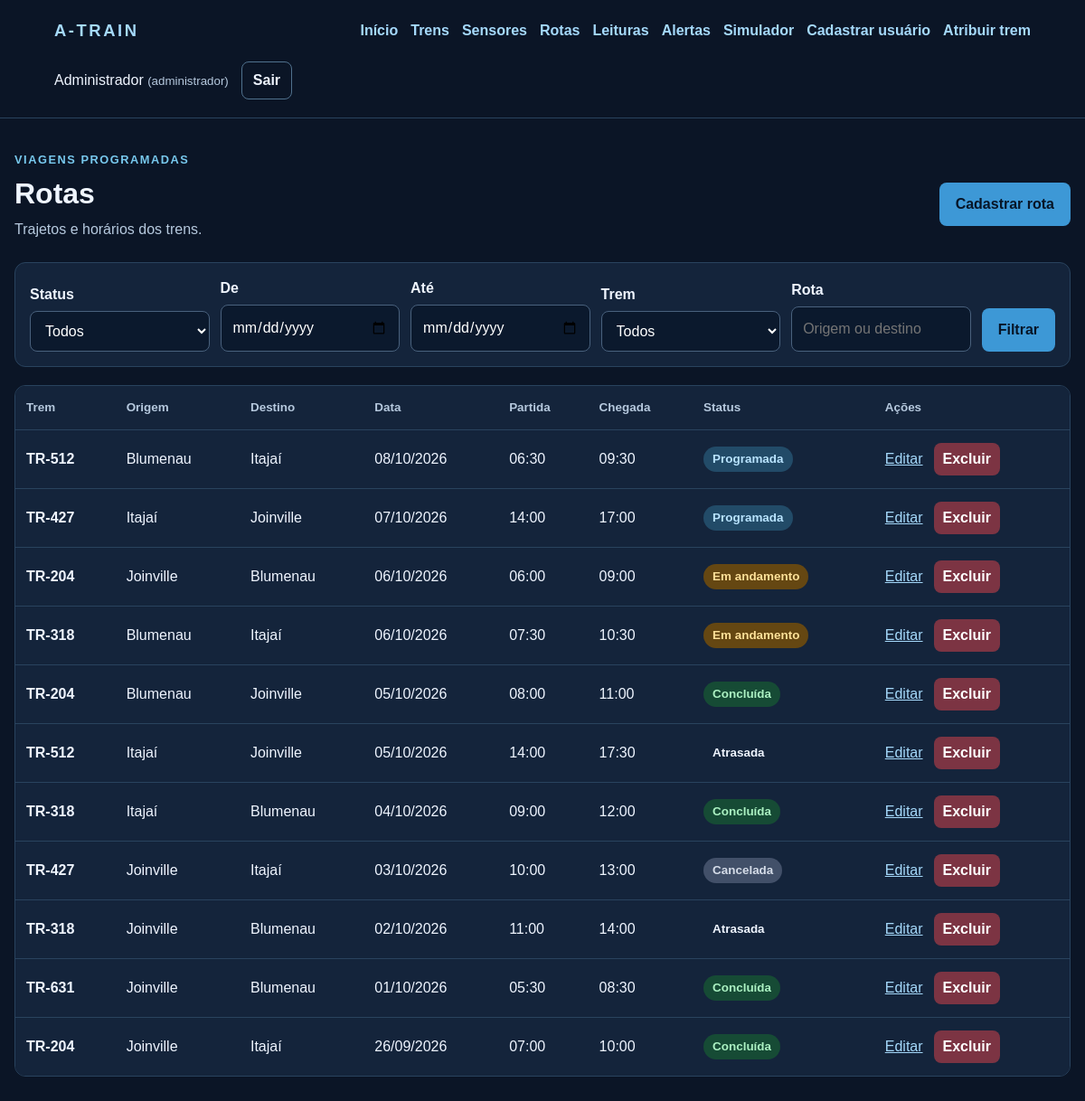
Screenshot of /rotas.php (signed in) with the database file from the repository.
### tables this page shows
CREATE TABLE rotas (
    id_rota INT UNSIGNED NOT NULL AUTO_INCREMENT PRIMARY KEY,
    id_trem INT UNSIGNED NOT NULL,
    origem VARCHAR(80) NOT NULL,
    destino VARCHAR(80) NOT NULL,
    data_viagem DATE NOT NULL,
    hora_partida TIME NOT NULL,
    hora_chegada TIME NULL,
    status ENUM('programada', 'em_andamento', 'concluida', 'cancelada', 'atrasada') NOT NULL DEFAULT 'programada',
    INDEX idx_rotas_data (data_viagem),
    INDEX idx_rotas_trem_data (id_trem, data_viagem),
    CONSTRAINT fk_rotas_trens FOREIGN KEY (id_trem) REFERENCES trens (id_trem) ON DELETE RESTRICT,
    CONSTRAINT chk_rotas_horas CHECK (hora_chegada IS NULL OR hora_chegada > hora_partida)
);

CREATE TABLE trens (
    id_trem INT UNSIGNED NOT NULL AUTO_INCREMENT PRIMARY KEY,
    prefixo VARCHAR(6) NOT NULL UNIQUE,
    modelo VARCHAR(120) NOT NULL,
    ano SMALLINT UNSIGNED NOT NULL,
    status ENUM('normal', 'atencao', 'critico') NOT NULL DEFAULT 'normal',
    capacidade_toneladas DECIMAL(8,2) NOT NULL,
    ultima_inspecao DATE NULL,
    CONSTRAINT chk_trens_ano CHECK (ano BETWEEN 1900 AND 2100),
    CONSTRAINT chk_trens_capacidade CHECK (capacidade_toneladas > 0)
);

### includes/permissao.php (called while the page is built, shortened)
<?php
function temPapel(array $papeisPermitidos): bool
{
    return in_array($_SESSION['papel'], $papeisPermitidos, true);
}

### includes/seguranca.php (called while the page is built, shortened)
<?php
function escapar(?string $valor): string
{
    return htmlspecialchars($valor ?? '', ENT_QUOTES | ENT_SUBSTITUTE, 'UTF-8');
}

### includes/rotas_dados.php (called while the page is built, shortened)
<?php
function statusRotas(): array
{
    return ['programada' => 'Programada', 'em_andamento' => 'Em andamento', 'concluida' => 'Concluída', 'cancelada' => 'Cancelada', 'atrasada' => 'Atrasada'];
}

### rotas.php (the view, shortened to what this page needs)
<?php
require __DIR__ . '/includes/permissao.php';
require __DIR__ . '/includes/seguranca.php';
require __DIR__ . '/includes/rotas_dados.php';
require __DIR__ . '/config/conexao.php';
$podeGerir = temPapel(['administrador', 'gestor']);
$dataInicio = is_string($_GET['data_inicio'] ?? null) ? $_GET['data_inicio'] : '';
$dataFim = is_string($_GET['data_fim'] ?? null) ? $_GET['data_fim'] : '';
$busca = is_string($_GET['busca'] ?? null) ? trim($_GET['busca']) : '';
$sql = 'SELECT r.*, t.prefixo, t.modelo FROM rotas r INNER JOIN trens t ON t.id_trem=r.id_trem';
$sql .= ' ORDER BY r.data_viagem DESC, r.hora_partida, r.id_rota DESC LIMIT 100';
$consulta = $conexao->prepare($sql);
$consulta->execute(); $rotas = $consulta->get_result()->fetch_all(MYSQLI_ASSOC); $consulta->close();
?>
<!doctype html><html lang="pt-BR"><head><meta charset="utf-8"><meta name="viewport" content="width=device-width, initial-scale=1"><title>Rotas | A-TRAIN</title><link rel="stylesheet" href="assets/css/estilo.css"></head><body>
<?php require __DIR__ . '/includes/cabecalho.php'; ?>
<main class="pagina"><div class="titulo-pagina"><div><p class="sobretitulo">Viagens programadas</p><h1>Rotas</h1><p class="descricao">Trajetos e horários dos trens.</p></div><?php if ($podeGerir): ?><a class="botao-link" href="rotas_form.php">Cadastrar rota</a><?php endif; ?></div>
<form class="filtros" method="get"><div><label for="status">Status</label><select id="status" name="status"><option value="">Todos</option></select></div><div><label for="data_inicio">De</label><input id="data_inicio" name="data_inicio" type="date" value="<?= escapar($dataInicio) ?>"></div><div><label for="data_fim">Até</label><input id="data_fim" name="data_fim" type="date" value="<?= escapar($dataFim) ?>"></div><div><label for="id_trem">Trem</label><select id="id_trem" name="id_trem"><option value="">Todos</option></select></div><div><label for="busca">Rota</label><input id="busca" name="busca" value="<?= escapar($busca) ?>" placeholder="Origem ou destino"></div><button type="submit">Filtrar</button></form>
<?php if (!$rotas): ?><p class="cartao vazio">Nenhuma rota encontrada para estes filtros.</p><?php else: ?><div class="lista"><table><thead><tr><th>Trem</th><th>Origem</th><th>Destino</th><th>Data</th><th>Partida</th><th>Chegada</th><th>Status</th><?php if ($podeGerir): ?><th>Ações</th><?php endif; ?></tr></thead><tbody>
<?php foreach ($rotas as $rota): ?><tr><td data-label="Trem"><strong><?= escapar($rota['prefixo']) ?></strong></td><td data-label="Origem"><?= escapar($rota['origem']) ?></td><td data-label="Destino"><?= escapar($rota['destino']) ?></td><td data-label="Data"><?= escapar(date('d/m/Y', strtotime($rota['data_viagem']))) ?></td><td data-label="Partida"><?= escapar(substr($rota['hora_partida'], 0, 5)) ?></td><td data-label="Chegada"><?= $rota['hora_chegada'] ? escapar(substr($rota['hora_chegada'], 0, 5)) : '—' ?></td><td data-label="Status"><span class="estado estado-<?= escapar($rota['status']) ?>"><?= escapar(statusRotas()[$rota['status']]) ?></span></td><?php if ($podeGerir): ?><td data-label="Ações" class="acoes-tabela"><a href="rotas_form.php?id=<?= (int) $rota['id_rota'] ?>">Editar</a><form method="post" onsubmit="return confirm('Confirma a exclusão desta rota?');"><input type="hidden" name="csrf" value="<?= escapar(tokenCsrf()) ?>"><input type="hidden" name="excluir_id" value="<?= (int) $rota['id_rota'] ?>"><button type="submit" class="perigo">Excluir</button></form></td><?php endif; ?></tr><?php endforeach; ?></tbody></table></div><?php endif; ?></main></body></html>

### includes/cabecalho.php
<?php
require_once __DIR__ . '/permissao.php';
require_once __DIR__ . '/seguranca.php';
$raiz = str_contains($_SERVER['SCRIPT_NAME'] ?? '', '/usuarios/') ? '../' : '';
?>
<header class="topo topo-interno">
    <a class="marca" href="<?= $raiz ?>principal.php">A-TRAIN</a>
    <nav class="menu" aria-label="Navegação principal">
        <a href="<?= $raiz ?>principal.php">Início</a>
        <?php if (temPapel(['administrador', 'gestor'])): ?><a href="<?= $raiz ?>trens.php">Trens</a><?php endif; ?>
        <?php if (temPapel(['administrador', 'gestor', 'maquinista'])): ?><a href="<?= $raiz ?>sensores.php">Sensores</a><?php endif; ?>
        <?php if (temPapel(['administrador', 'gestor', 'maquinista'])): ?><a href="<?= $raiz ?>rotas.php">Rotas</a><?php endif; ?>
        <?php if (temPapel(['administrador', 'gestor', 'maquinista'])): ?><a href="<?= $raiz ?>leituras.php">Leituras</a><?php endif; ?>
        <?php if (temPapel(['administrador', 'gestor', 'maquinista'])): ?><a href="<?= $raiz ?>notificacoes_alertas.php">Alertas</a><?php endif; ?>
        <?php if (temPapel(['administrador', 'gestor'])): ?><a href="<?= $raiz ?>simulador.php">Simulador</a><?php endif; ?>
        <?php if (temPapel(['administrador'])): ?><a href="<?= $raiz ?>usuarios/cadastrar.php">Cadastrar usuário</a><?php endif; ?>
        <?php if (temPapel(['administrador'])): ?><a href="<?= $raiz ?>usuarios/atribuir_trem.php">Atribuir trem</a><?php endif; ?>
    </nav>
    <div class="conta"><span><?= escapar($_SESSION['nome'] ?? $_SESSION['login']) ?> <small>(<?= escapar($_SESSION['papel']) ?>)</small></span>
        <form action="<?= $raiz ?>sair.php" method="post"><input type="hidden" name="csrf" value="<?= escapar(tokenCsrf()) ?>"><button class="sair" type="submit">Sair</button></form>
    </div>
</header>

### assets/css/estilo.css (style rules this page uses)
* { box-sizing: border-box; }
body { margin: 0; min-height: 100vh; background: #0b1526; color: #eff5ff; font: 16px/1.5 Arial, sans-serif; }
.marca { color: #73c4ef; font-size: 1.15rem; font-weight: 800; letter-spacing: .14em; }
h1 { margin: 20px 0 4px; font-size: clamp(1.6rem, 4vw, 2rem); }
.descricao { color: #b6c9de; margin: 0 0 28px; }
form { display: grid; gap: 9px; }
label { margin-top: 12px; font-weight: 600; }
input, select { width: 100%; background: #0b192d; color: #fff; border: 1px solid #49617d; border-radius: 8px; padding: 12px; font: inherit; }
button, .botao-link { display: inline-block; margin-top: 20px; background: #3d98d6; color: #071527; border: 0; border-radius: 8px; padding: 12px 18px; font: inherit; font-weight: 700; text-align: center; text-decoration: none; cursor: pointer; }
.topo { display: flex; justify-content: space-between; align-items: center; gap: 20px; padding: 20px clamp(16px, 5vw, 64px); border-bottom: 1px solid #29435e; }
.topo a { color: #a5d9fb; }
.topo-interno { flex-wrap: wrap; }
.topo-interno .marca { text-decoration: none; }
.menu, .conta { display: flex; align-items: center; flex-wrap: wrap; gap: 14px; }
.menu a { text-decoration: none; font-weight: 600; }
.conta small { color: #b6c9de; }
.conta form { display: block; }
button.sair { margin: 0; padding: 8px 12px; border: 1px solid #50718d; background: transparent; color: #eff5ff; }
.pagina { width: min(100% - 32px, 1200px); margin: 36px auto 72px; }
.titulo-pagina { display: flex; justify-content: space-between; align-items: center; flex-wrap: wrap; gap: 18px; margin-bottom: 24px; }
.titulo-pagina h1 { margin: 4px 0; }
.titulo-pagina a:not(.botao-link), .acoes a, .acoes-tabela a { color: #a5d9fb; }
.sobretitulo { margin: 0; color: #78c9ee; font-size: .8rem; text-transform: uppercase; letter-spacing: .12em; font-weight: 700; }
.titulo-pagina .descricao { margin: 4px 0 0; }
.filtros { display: flex; flex-wrap: wrap; align-items: end; gap: 12px; margin-bottom: 20px; padding: 16px; border: 1px solid #29435e; border-radius: 12px; background: #14243b; }
.filtros > div { flex: 1 1 190px; }
.filtros label { display: block; margin: 0 0 6px; }
.filtros button { margin: 0; }
.lista { overflow-x: auto; border: 1px solid #29435e; border-radius: 12px; }
table { width: 100%; border-collapse: collapse; background: #14243b; }
th, td { padding: 14px 12px; text-align: left; border-bottom: 1px solid #29435e; vertical-align: middle; }
th { color: #b6c9de; font-size: .84rem; white-space: nowrap; }
tr:last-child td { border-bottom: 0; }
.acoes-tabela { white-space: nowrap; }
.acoes-tabela form { display: inline; margin-left: 12px; }
.acoes-tabela button { margin: 0; padding: 6px 10px; }
.perigo { background: #7c3443; color: #fff; }
.estado { display: inline-block; padding: 4px 10px; border-radius: 100px; font-size: .84rem; font-weight: 700; }
.estado-programada { color: #b9e4ff; background: #224b68; }
.estado-em_andamento { color: #ffe199; background: #654712; }
.estado-concluida { color: #abf1c2; background: #164b35; }
.estado-cancelada { color: #d5dce8; background: #425069; }

### rows the page displays
rotas: id_trem.prefixo "TR-512", origem "Blumenau", destino "Itajaí", data_viagem "08/10/2026", hora_partida "06:30", hora_chegada "09:30", status "Programada"
rotas: id_trem.prefixo "TR-427", origem "Itajaí", destino "Joinville", data_viagem "07/10/2026", hora_partida "14:00", hora_chegada "17:00", status "Programada"
rotas: id_trem.prefixo "TR-204", origem "Joinville", destino "Blumenau", data_viagem "06/10/2026", hora_partida "06:00", hora_chegada "09:00", status "Em andamento"
rotas: id_trem.prefixo "TR-318", origem "Blumenau", destino "Itajaí", data_viagem "06/10/2026", hora_partida "07:30", hora_chegada "10:30", status "Em andamento"
rotas: id_trem.prefixo "TR-204", origem "Blumenau", destino "Joinville", data_viagem "05/10/2026", hora_partida "08:00", hora_chegada "11:00", status "Concluída"
rotas: id_trem.prefixo "TR-512", origem "Itajaí", destino "Joinville", data_viagem "05/10/2026", hora_partida "14:00", hora_chegada "17:30", status "Atrasada"
rotas: id_trem.prefixo "TR-318", origem "Itajaí", destino "Blumenau", data_viagem "04/10/2026", hora_partida "09:00", hora_chegada "12:00", status "Concluída"
rotas: id_trem.prefixo "TR-427", origem "Joinville", destino "Itajaí", data_viagem "03/10/2026", hora_partida "10:00", hora_chegada "13:00", status "Cancelada"
rotas: id_trem.prefixo "TR-318", origem "Joinville", destino "Blumenau", data_viagem "02/10/2026", hora_partida "11:00", hora_chegada "14:00", status "Atrasada"
rotas: id_trem.prefixo "TR-631", origem "Joinville", destino "Blumenau", data_viagem "01/10/2026", hora_partida "05:30", hora_chegada "08:30", status "Concluída"
rotas: id_trem.prefixo "TR-204", origem "Joinville", destino "Itajaí", data_viagem "26/09/2026", hora_partida "07:00", hora_chegada "10:00", status "Concluída"

### other values shown
escapar($_SESSION['nome'] ?? $_SESSION['login']) "Administrador"
escapar($_SESSION['papel']) "administrador"
